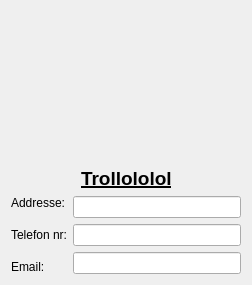
           <widget class="QWidget" name="page_2">
            <layout class="QHBoxLayout" name="horizontalLayout_46">
             <item>
              <layout class="QVBoxLayout" name="verticalLayout_2">
               <item>
                <layout class="QVBoxLayout" name="verticalLayout_32">
                 <item>
                  <layout class="QHBoxLayout" name="horizontalLayout_43">
                   <item>
                    <layout class="QHBoxLayout" name="horizontalLayout_44">
                     <item>
                      <spacer name="horizontalSpacer_57">
                       <property name="orientation">
                        <enum>Qt::Horizontal</enum>
                       </property>
                       <property name="sizeHint" stdset="0">
                        <size>
                         <width>40</width>
                         <height>20</height>
                        </size>
                       </property>
                      </spacer>
                     </item>
                    </layout>
                   </item>
                   <item>
                    <widget class="QLabel" name="label_73">
                     <property name="minimumSize">
                      <size>
                       <width>150</width>
                       <height>150</height>
                      </size>
                     </property>
                     <property name="maximumSize">
                      <size>
                       <width>150</width>
                       <height>150</height>
                      </size>
                     </property>
                     <property name="text">
                      <string/>
                     </property>
                     <property name="pixmap">
                      <pixmap>../../../Pictures/troll.PNG</pixmap>
                     </property>
                     <property name="scaledContents">
                      <bool>true</bool>
                     </property>
                    </widget>
                   </item>
                   <item>
                    <spacer name="horizontalSpacer_58">
                     <property name="orientation">
                      <enum>Qt::Horizontal</enum>
                     </property>
                     <property name="sizeHint" stdset="0">
                      <size>
                       <width>40</width>
                       <height>20</height>
                      </size>
                     </property>
                    </spacer>
                   </item>
                  </layout>
                 </item>
                 <item>
                  <layout class="QHBoxLayout" name="horizontalLayout_45">
                   <item>
                    <spacer name="horizontalSpacer_59">
                     <property name="orientation">
                      <enum>Qt::Horizontal</enum>
                     </property>
                     <property name="sizeHint" stdset="0">
                      <size>
                       <width>40</width>
                       <height>20</height>
                      </size>
                     </property>
                    </spacer>
                   </item>
                   <item>
                    <widget class="QLabel" name="label_74">
                     <property name="font">
                      <font>
                       <pointsize>14</pointsize>
                       <weight>75</weight>
                       <bold>true</bold>
                       <underline>true</underline>
                      </font>
                     </property>
                     <property name="text">
                      <string>Trollololol</string>
                     </property>
                    </widget>
                   </item>
                   <item>
                    <spacer name="horizontalSpacer_60">
                     <property name="orientation">
                      <enum>Qt::Horizontal</enum>
                     </property>
                     <property name="sizeHint" stdset="0">
                      <size>
                       <width>40</width>
                       <height>20</height>
                      </size>
                     </property>
                    </spacer>
                   </item>
                  </layout>
                 </item>
                 <item>
                  <layout class="QGridLayout" name="gridLayout_22">
                   <item row="0" column="0" rowspan="3">
                    <layout class="QVBoxLayout" name="verticalLayout_31">
                     <item>
                      <widget class="QLabel" name="label_70">
                       <property name="text">
                        <string>Addresse:</string>
                       </property>
                      </widget>
                     </item>
                     <item>
                      <spacer name="verticalSpacer_27">
                       <property name="orientation">
                        <enum>Qt::Vertical</enum>
                       </property>
                       <property name="sizeHint" stdset="0">
                        <size>
                         <width>20</width>
                         <height>28</height>
                        </size>
                       </property>
                      </spacer>
                     </item>
                     <item>
                      <widget class="QLabel" name="label_71">
                       <property name="text">
                        <string>Telefon nr:</string>
                       </property>
                      </widget>
                     </item>
                     <item>
                      <spacer name="verticalSpacer_28">
                       <property name="orientation">
                        <enum>Qt::Vertical</enum>
                       </property>
                       <property name="sizeHint" stdset="0">
                        <size>
                         <width>20</width>
                         <height>28</height>
                        </size>
                       </property>
                      </spacer>
                     </item>
                     <item>
                      <widget class="QLabel" name="label_72">
                       <property name="text">
                        <string>Email:</string>
                       </property>
                      </widget>
                     </item>
                    </layout>
                   </item>
                   <item row="0" column="1">
                    <widget class="QLineEdit" name="lineEdit_40"/>
                   </item>
                   <item row="1" column="1">
                    <widget class="QLineEdit" name="lineEdit_41"/>
                   </item>
                   <item row="2" column="1">
                    <widget class="QLineEdit" name="lineEdit_42"/>
                   </item>
                  </layout>
                 </item>
                </layout>
               </item>
              </layout>
             </item>
            </layout>
           </widget>
